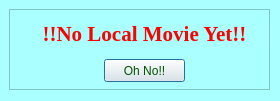
<?xml version="1.0" encoding="UTF-8"?>
<ui version="4.0">
 <class>Dialog</class>
 <widget class="QDialog" name="Dialog">
  <property name="geometry">
   <rect>
    <x>0</x>
    <y>0</y>
    <width>280</width>
    <height>101</height>
   </rect>
  </property>
  <property name="palette">
   <palette>
    <active>
     <colorrole role="Base">
      <brush brushstyle="SolidPattern">
       <color alpha="255">
        <red>170</red>
        <green>255</green>
        <blue>255</blue>
       </color>
      </brush>
     </colorrole>
     <colorrole role="Window">
      <brush brushstyle="SolidPattern">
       <color alpha="255">
        <red>170</red>
        <green>255</green>
        <blue>255</blue>
       </color>
      </brush>
     </colorrole>
    </active>
    <inactive>
     <colorrole role="Base">
      <brush brushstyle="SolidPattern">
       <color alpha="255">
        <red>170</red>
        <green>255</green>
        <blue>255</blue>
       </color>
      </brush>
     </colorrole>
     <colorrole role="Window">
      <brush brushstyle="SolidPattern">
       <color alpha="255">
        <red>170</red>
        <green>255</green>
        <blue>255</blue>
       </color>
      </brush>
     </colorrole>
    </inactive>
    <disabled>
     <colorrole role="Base">
      <brush brushstyle="SolidPattern">
       <color alpha="255">
        <red>170</red>
        <green>255</green>
        <blue>255</blue>
       </color>
      </brush>
     </colorrole>
     <colorrole role="Window">
      <brush brushstyle="SolidPattern">
       <color alpha="255">
        <red>170</red>
        <green>255</green>
        <blue>255</blue>
       </color>
      </brush>
     </colorrole>
    </disabled>
   </palette>
  </property>
  <property name="windowTitle">
   <string>No Local Movie</string>
  </property>
  <widget class="QFrame" name="frame">
   <property name="geometry">
    <rect>
     <x>9</x>
     <y>9</y>
     <width>261</width>
     <height>81</height>
    </rect>
   </property>
   <property name="frameShape">
    <enum>QFrame::StyledPanel</enum>
   </property>
   <property name="frameShadow">
    <enum>QFrame::Raised</enum>
   </property>
   <widget class="QLabel" name="label_11">
    <property name="geometry">
     <rect>
      <x>15</x>
      <y>10</y>
      <width>241</width>
      <height>31</height>
     </rect>
    </property>
    <property name="palette">
     <palette>
      <active>
       <colorrole role="WindowText">
        <brush brushstyle="SolidPattern">
         <color alpha="255">
          <red>255</red>
          <green>0</green>
          <blue>0</blue>
         </color>
        </brush>
       </colorrole>
       <colorrole role="Text">
        <brush brushstyle="SolidPattern">
         <color alpha="255">
          <red>255</red>
          <green>0</green>
          <blue>0</blue>
         </color>
        </brush>
       </colorrole>
      </active>
      <inactive>
       <colorrole role="WindowText">
        <brush brushstyle="SolidPattern">
         <color alpha="255">
          <red>255</red>
          <green>0</green>
          <blue>0</blue>
         </color>
        </brush>
       </colorrole>
       <colorrole role="Text">
        <brush brushstyle="SolidPattern">
         <color alpha="255">
          <red>255</red>
          <green>0</green>
          <blue>0</blue>
         </color>
        </brush>
       </colorrole>
      </inactive>
      <disabled>
       <colorrole role="WindowText">
        <brush brushstyle="SolidPattern">
         <color alpha="255">
          <red>120</red>
          <green>120</green>
          <blue>120</blue>
         </color>
        </brush>
       </colorrole>
       <colorrole role="Text">
        <brush brushstyle="SolidPattern">
         <color alpha="255">
          <red>120</red>
          <green>120</green>
          <blue>120</blue>
         </color>
        </brush>
       </colorrole>
      </disabled>
     </palette>
    </property>
    <property name="font">
     <font>
      <family>Times New Roman</family>
      <pointsize>16</pointsize>
      <weight>75</weight>
      <bold>true</bold>
      <underline>false</underline>
     </font>
    </property>
    <property name="text">
     <string>!!No Local Movie Yet!!</string>
    </property>
    <property name="textFormat">
     <enum>Qt::RichText</enum>
    </property>
    <property name="alignment">
     <set>Qt::AlignCenter</set>
    </property>
   </widget>
   <widget class="QPushButton" name="pushButton_8">
    <property name="geometry">
     <rect>
      <x>95</x>
      <y>50</y>
      <width>81</width>
      <height>23</height>
     </rect>
    </property>
    <property name="palette">
     <palette>
      <active>
       <colorrole role="ButtonText">
        <brush brushstyle="SolidPattern">
         <color alpha="255">
          <red>0</red>
          <green>85</green>
          <blue>0</blue>
         </color>
        </brush>
       </colorrole>
      </active>
      <inactive>
       <colorrole role="ButtonText">
        <brush brushstyle="SolidPattern">
         <color alpha="255">
          <red>0</red>
          <green>85</green>
          <blue>0</blue>
         </color>
        </brush>
       </colorrole>
      </inactive>
      <disabled>
       <colorrole role="ButtonText">
        <brush brushstyle="SolidPattern">
         <color alpha="255">
          <red>120</red>
          <green>120</green>
          <blue>120</blue>
         </color>
        </brush>
       </colorrole>
      </disabled>
     </palette>
    </property>
    <property name="text">
     <string>Oh No!!</string>
    </property>
   </widget>
  </widget>
 </widget>
 <resources/>
 <connections>
  <connection>
   <sender>pushButton_8</sender>
   <signal>clicked()</signal>
   <receiver>Dialog</receiver>
   <slot>accept()</slot>
   <hints>
    <hint type="sourcelabel">
     <x>144</x>
     <y>70</y>
    </hint>
    <hint type="destinationlabel">
     <x>139</x>
     <y>50</y>
    </hint>
   </hints>
  </connection>
 </connections>
</ui>
